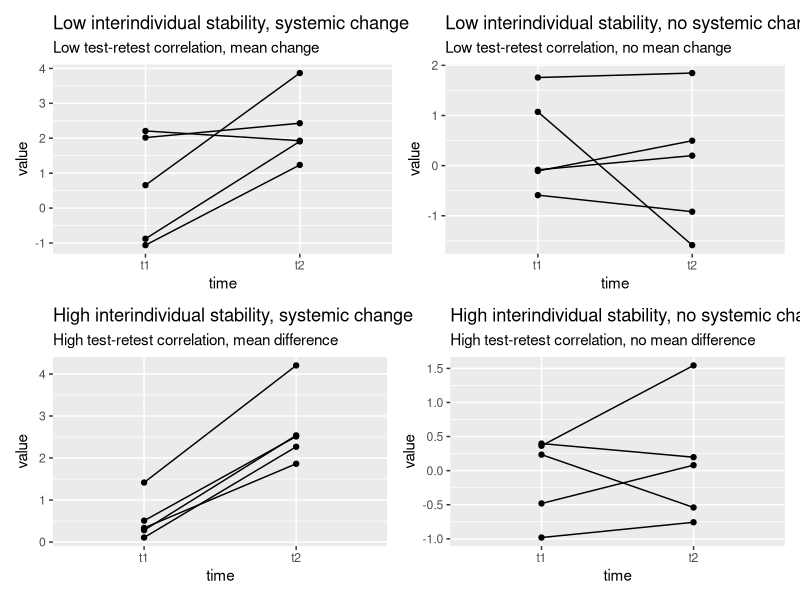

The R source for this figure:

library(patchwork)
library(tidyverse)

n = 5

t1 <- rnorm(n, 0)
t2 <- rnorm(n, 2)

dat <- data.frame(ID = 1:n, t1 = t1, t2 = t2)

dat_long <- dat %>%
  pivot_longer(cols=c(t1,t2), names_to = "time")


g1 <- ggplot(dat_long, aes(x = time, y = value, group=ID)) + 
  geom_point() + 
  geom_line() + 
  ggtitle("Low interindividual stability, systemic change") +
  labs(subtitle = "Low test-retest correlation, mean change")

####

t1 <- rnorm(n, 0)
t2 <- rnorm(n, 0)

dat <- data.frame(ID = 1:n, t1 = t1, t2 = t2)

dat_long <- dat %>%
  pivot_longer(cols=c(t1,t2), names_to = "time")


g2 <- ggplot(dat_long, aes(x = time, y = value, group=ID)) + 
  geom_point() + 
  geom_line() + 
  ggtitle("Low interindividual stability, no systemic change") +
  labs(subtitle = "Low test-retest correlation, no mean change")


t1 <- rnorm(n, 0)
t2 <- t1 + 2 + rnorm(n, 0, 0.5)

dat <- data.frame(ID = 1:n, t1 = t1, t2 = t2)

dat_long <- dat %>%
  pivot_longer(cols=c(t1,t2), names_to = "time")


g3 <- ggplot(dat_long, aes(x = time, y = value, group=ID)) + 
  geom_point() + 
  geom_line() + 
  ggtitle("High interindividual stability, systemic change") +
  labs(subtitle = "High test-retest correlation, mean difference")

t1 <- rnorm(n, 0)
t2 <- t1 + rnorm(n, 0, 0.5)

dat <- data.frame(ID = 1:n, t1 = t1, t2 = t2)

dat_long <- dat %>%
  pivot_longer(cols=c(t1,t2), names_to = "time")


g4 <- ggplot(dat_long, aes(x = time, y = value, group=ID)) + 
  geom_point() + 
  geom_line() + 
  ggtitle("High interindividual stability, no systemic change") +
  labs(subtitle = "High test-retest correlation, no mean difference")

(g1 + g2) / (g3 + g4)
